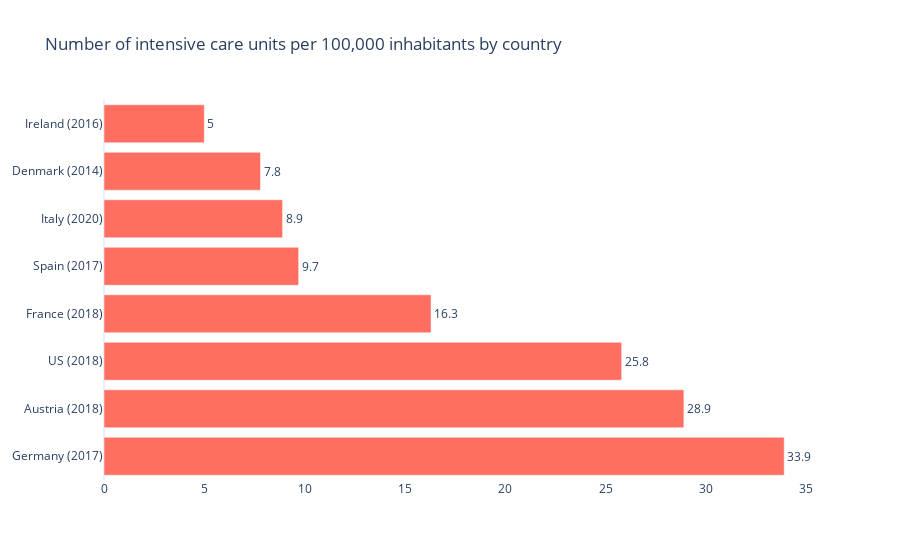

Notebook cell for this chart:
### Markdown cell above
### Intensive care units

https://de.statista.com/statistik/daten/studie/1111057/umfrage/intensivbetten-je-einwohner-in-ausgewaehlten-laendern/#professional

### Code cell
def icufigure():
    countries = [
        "Germany (2017)",
        "Austria (2018)",
        "US (2018)",
        "France (2018)",
        "Spain (2017)",
        "Italy (2020)",
        "Denmark (2014)",
        "Ireland (2016)",
    ]
    icu_number = [33.9, 28.9, 25.8, 16.3, 9.7, 8.9, 7.8, 5]
    fig = go.Figure(
        data=[
            go.Bar(
                y=countries,
                x=icu_number,
                text=icu_number,
                textposition="outside",
                orientation="h",
                marker=dict(color=colors[0],),
            )
        ]
    )
    fig.update_layout(
        title="Number of intensive care units per 100,000 inhabitants by country",
        yaxis=dict(showgrid=False),
        xaxis=dict(showgrid=False),
    )
    return fig


fig = icufigure()
fig.show()
fig.write_image("ICUdata.svg", width=700, height=400)

### Figure 1 — Plotly figure (JSON) as saved in the notebook; plotly's stock layout.template omitted (floating-point values rounded to 4 significant figures)
{"data": [{"marker": {"color": "rgb(255, 111, 97)"}, "orientation": "h", "text": ["33.9", "28.9", "25.8", "16.3", "9.7", "8.9", "7.8", "5"], "textposition": "outside", "type": "bar", "x": [33.9, 28.9, 25.8, 16.3, 9.7, 8.9, 7.8, 5], "y": ["Germany (2017)", "Austria (2018)", "US (2018)", "France (2018)", "Spain (2017)", "Italy (2020)", "Denmark (2014)", "Ireland (2016)"]}], "layout": {"title": {"text": "Number of intensive care units per 100,000 inhabitants by country"}, "xaxis": {"showgrid": false}, "yaxis": {"showgrid": false}}}
